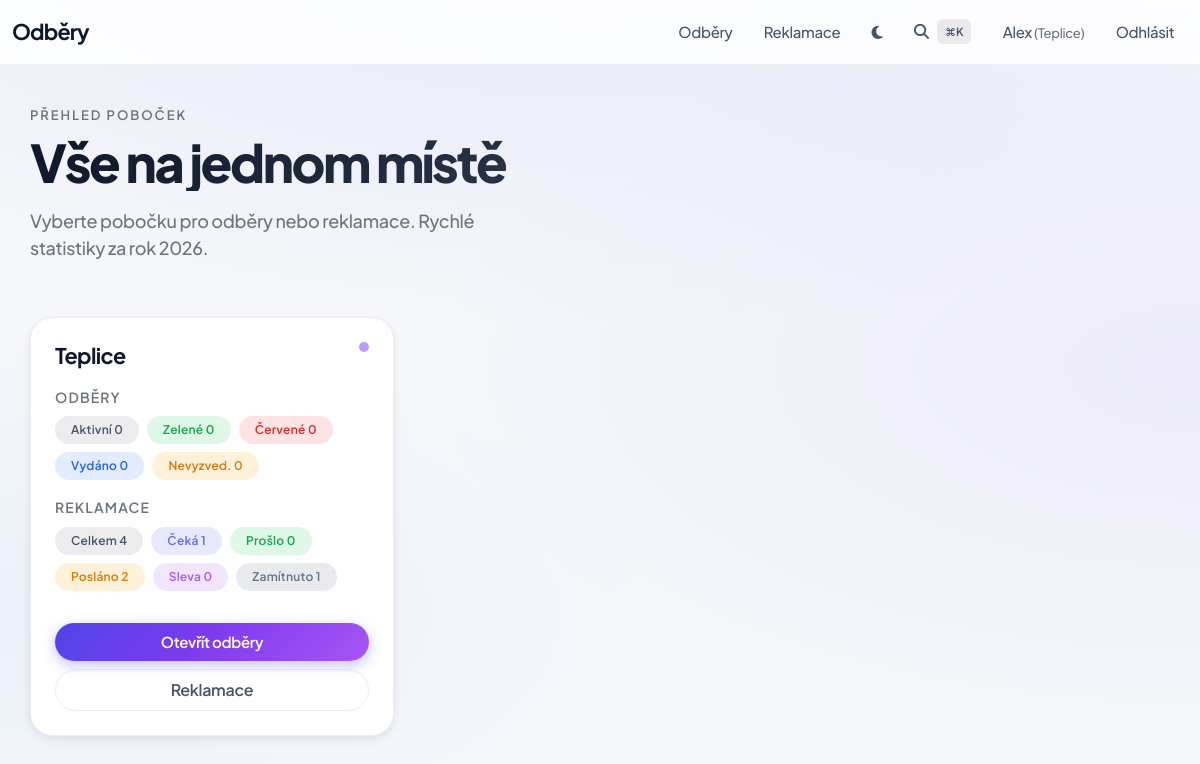
The app's page / (signed in) with its own data.
### app.py (models this page shows, shortened)
class User(UserMixin, db.Model):
    __tablename__ = 'users' if 'postgresql' in _db_url.lower() else 'user'  # "user" je rezervované v PostgreSQL
    id = db.Column(db.Integer, primary_key=True)
    username = db.Column(db.String(100), unique=True, nullable=False)
    password = db.Column(db.String(100), nullable=False)
    pin = db.Column(db.String(10), unique=True, nullable=True)  # PIN pro rychlé přihlášení
    pobocka_id = db.Column(db.Integer, db.ForeignKey('pobocka.id'), nullable=True)  # Přiřazená pobočka (zachováno pro zpětnou kompatibilitu)
    role = db.Column(db.String(20), default='user')  # 'admin' nebo 'user'
    jmeno = db.Column(db.String(100), nullable=True)  # Jméno uživatele pro zobrazení
    pobocka = db.relationship('Pobocka', foreign_keys=[pobocka_id], backref='users_old', lazy=True)  # Zpětná kompatibilita
    pobocky = db.relationship('Pobocka', secondary=user_pobocky, lazy='subquery', backref=db.backref('users', lazy=True))  # Many-to-many
    def is_admin(self) -> bool:
        return self.role == 'admin'

class Pobocka(db.Model):
    id = db.Column(db.Integer, primary_key=True)
    nazev = db.Column(db.String(100), nullable=False)
    adresa = db.Column(db.String(200), nullable=True)  # Adresa pobočky
    firma = db.Column(db.String(200), nullable=True)  # Název firmy

### app.py (the view)
@app.route('/')
def index():
    if not current_user.is_authenticated:
        return redirect(url_for('admin_login'))
    pobocky = get_user_pobocky()
    aktualni_rok = date.today().year
    reklamace_stat = get_reklamace_stats_for_pobocky(pobocky, rok=aktualni_rok)
    odbery_stat = get_odbery_stats_for_pobocky(pobocky, rok=aktualni_rok)
    return render_template('index.html', pobocky=pobocky, reklamace_stat=reklamace_stat, odbery_stat=odbery_stat, stat_rok=aktualni_rok)

### app.py (called while the page is built)
@app.teardown_appcontext
def shutdown_session(exception=None):
    db.session.remove()
    if exception:
        db.session.rollback()

def _is_postgresql():
    return 'postgresql' in _db_url.lower()

def _db_year_eq(column, year):
    y = int(year) if year is not None else None
    if y is None:
        return db.literal(False)
    if _is_postgresql():
        return db.func.extract('year', column) == y
    return db.func.strftime('%Y', column) == str(y)

@login_manager.user_loader
def load_user(user_id):
    try:
        return User.query.get(int(user_id))
    except (ValueError, TypeError):
        return None

def get_user_pobocky():
    if not current_user.is_authenticated:
        return Pobocka.query.all()  # Nepřihlášení vidí vše
    if current_user.is_admin():
        return Pobocka.query.all()
    elif current_user.pobocka_id:
        pobocka = Pobocka.query.get(current_user.pobocka_id)
        return [pobocka] if pobocka else []
    return []

### templates/index.html (shortened to what this page needs)
{% extends 'base.html' %}
{% block content %}
<section class="hero-index mb-5 pb-2 hero-stagger">
    <p class="hero-label text-secondary text-uppercase mb-2" style="font-size: 0.8125rem; letter-spacing: 0.15em; font-weight: 600;">Přehled poboček</p>
    <h1 class="hero-title mb-3">
        Vše na jednom místě
    </h1>
    <p class="hero-sub text-secondary mb-0" style="font-size: 1.125rem; max-width: 28rem; line-height: 1.5;">
        Vyberte pobočku pro odběry nebo reklamace. Rychlé statistiky za rok {{ stat_rok }}.
    </p>
</section>
<div class="row g-4">
    {% for pobocka in pobocky %}
    <div class="col-md-6 col-lg-4 reveal-card" style="--delay: {{ loop.index0 }};">
        <div class="card card-apple h-100 branch-card">
            <div class="card-body d-flex flex-column p-4 p-lg-4">
                <div class="d-flex align-items-start justify-content-between mb-3">
                    <h3 class="card-title mb-0 fw-bold" style="font-size: 1.35rem; letter-spacing: -0.03em; line-height: 1.3;">
                        {{ pobocka.nazev }}
                    </h3>
                    <span class="branch-dot"></span>
                </div>
                {% if odbery_stat %}
                    {% for o in odbery_stat if o.pobocka_id == pobocka.id %}
                        <div class="mb-3">
                            <p class="text-secondary small mb-2 text-uppercase fw-semibold" style="letter-spacing: 0.08em;">Odběry</p>
                            <div class="d-flex flex-wrap gap-2">
                                <span class="badge rounded-pill px-3 py-2 fw-semibold" style="background: var(--border); color: var(--text-secondary);">Aktivní {{ o.aktivni }}</span>
                                <span class="badge rounded-pill px-3 py-2 fw-semibold" style="background: rgba(34,197,94,0.15); color: #16a34a;">Zelené {{ o.zelene }}</span>
                                <span class="badge rounded-pill px-3 py-2 fw-semibold" style="background: rgba(239,68,68,0.15); color: #dc2626;">Červené {{ o.cervene }}</span>
                                <span class="badge rounded-pill px-3 py-2 fw-semibold" style="background: rgba(59,130,246,0.15); color: #2563eb;">Vydáno {{ o.vydano }}</span>
                                <span class="badge rounded-pill px-3 py-2 fw-semibold" style="background: rgba(245,158,11,0.15); color: #d97706;">Nevyzved. {{ o.nevyzvednuto }}</span>
                            </div>
                        </div>
                    {% endfor %}
                {% endif %}
                {% if reklamace_stat %}
                    {% for r in reklamace_stat if r.pobocka_id == pobocka.id %}
                        <div class="mb-4">
                            <p class="text-secondary small mb-2 text-uppercase fw-semibold" style="letter-spacing: 0.08em;">Reklamace</p>
                            <div class="d-flex flex-wrap gap-2">
                                <span class="badge rounded-pill px-3 py-2 fw-semibold" style="background: var(--border); color: var(--text-secondary);">Celkem {{ r.celkem }}</span>
                                <span class="badge rounded-pill px-3 py-2 fw-semibold" style="background: rgba(99,102,241,0.15); color: var(--accent-solid);">Čeká {{ r.ceka }}</span>
                                <span class="badge rounded-pill px-3 py-2 fw-semibold" style="background: rgba(34,197,94,0.15); color: #16a34a;">Prošlo {{ r.vymena }}</span>
                                <span class="badge rounded-pill px-3 py-2 fw-semibold" style="background: rgba(245,158,11,0.15); color: #d97706;">Posláno {{ r.poslano }}</span>
                                <span class="badge rounded-pill px-3 py-2 fw-semibold" style="background: rgba(168,85,247,0.15); color: #a855f7;">Sleva {{ r.sleva }}</span>
                                <span class="badge rounded-pill px-3 py-2 fw-semibold" style="background: rgba(100,116,139,0.15); color: #64748b;">Zamítnuto {{ r.zamitnuto }}</span>
                            </div>
                        </div>
                    {% endfor %}
                {% endif %}
                <div class="mt-auto d-flex flex-column gap-2 pt-2">
                    <a href="{{ url_for('branch', pobocka_id=pobocka.id) }}" class="btn btn-primary rounded-pill py-2 fw-semibold">Otevřít odběry</a>
                    <a href="{{ url_for('reklamace_branch', pobocka_id=pobocka.id) }}" class="btn btn-outline-secondary rounded-pill py-2 fw-semibold">Reklamace</a>
                </div>
            </div>
        </div>
    </div>
    {% endfor %}
</div>
{% endblock %}

### templates/base.html (shortened to what this page needs)
<!DOCTYPE html>
<html lang="cs">
<head>
    <link href="https://cdn.jsdelivr.net/npm/bootstrap@5.3.3/dist/css/bootstrap.min.css" rel="stylesheet">
    <link rel="stylesheet" href="https://cdnjs.cloudflare.com/ajax/libs/font-awesome/6.4.0/css/all.min.css">
</head>
<body>
    <nav class="navbar navbar-expand-lg navbar-apple navbar-light">
        <div class="container-fluid">
            <a class="navbar-brand" href="{{ url_for('index') }}">Odběry</a>
            <div class="collapse navbar-collapse" id="navbarNav">
                <ul class="navbar-nav ms-auto align-items-center gap-1">
                    <li class="nav-item">
                        <a class="nav-link" href="{{ url_for('index') }}">Odběry</a>
                    </li>
                    <li class="nav-item">
                        <a class="nav-link" href="{{ url_for('reklamace_index') }}">Reklamace</a>
                    </li>
                    <li class="nav-item">
                        <button id="theme-toggle" class="nav-link btn btn-link p-2" title="Motiv" style="border-radius:8px;">
                            <i id="theme-icon" class="fas fa-moon"></i>
                        </button>
                    </li>
                    <li class="nav-item">
                        <button type="button" class="nav-link btn btn-link d-flex align-items-center gap-2" id="open-command-palette" title="Rychlé vyhledávání (⌘K)">
                            <i class="fas fa-search"></i>
                            <span class="kbd-hint">⌘K</span>
                        </button>
                    </li>
                    {% if current_user.is_authenticated %}
                        <li class="nav-item">
                            <span class="nav-link py-2">
                                {{ current_user.jmeno or current_user.username }}
                                {% if current_user.pobocka_id and current_user.pobocka %}<small class="text-secondary">({{ current_user.pobocka.nazev }})</small>{% endif %}
                            </span>
                        </li>
                        <li class="nav-item">
                            <a class="nav-link" href="{{ url_for('logout') }}">Odhlásit</a>
                        </li>
                    {% else %}
                        <li class="nav-item">
                            <a class="nav-link" href="{{ url_for('admin_login') }}">Přihlášení</a>
                        </li>
                    {% endif %}
                </ul>
            </div>
        </div>
    </nav>
    <div class="container main-content">
        {% block content %}{% endblock %}
    </div>
</body>
</html>

### templates/base.html (style rules this page uses)
:root { --bg: #f5f7fa; --bg-mesh: radial-gradient(ellipse 85% 55% at 50% -15%, rgba(99,102,241,0.12), transparent), radial-gradient(ellipse 65% 45% at 100% 45%, rgba(139,92,246,0.08), transparent), radial-gradient(ellipse 55% 35% at 0% 75%, rgba(59,130,246,0.06), transparent); --surface: #ffffff; --surface-hover: #f8fafc; --text: #0f172a; --text-secondary: #475569; --accent: linear-gradient(135deg, #4f46e5 0%, #7c3aed 45%, #a855f7 100%); --accent-solid: #6366f1; --accent-glow: rgba(99,102,241,0.4); --border: rgba(15,23,42,0.08); --shadow-sm: 0 1px 3px rgba(0,0,0,0.06); --shadow: 0 4px 12px rgba(0,0,0,0.06), 0 2px 6px rgba(0,0,0,0.04); --shadow-lg: 0 24px 32px -8px rgba(0,0,0,0.1); --shadow-xl: 0 32px 56px -12px rgba(0,0,0,0.18); --radius: 14px; --radius-lg: 22px; --radius-xl: 28px; --nav-bg: rgba(255,255,255,0.82); --nav-border: rgba(0,0,0,0.05); --table-header-bg: #f1f5f9; --table-header-text: #0f172a; --card-bg: #f8fafc; }
* { -webkit-tap-highlight-color: transparent; box-sizing: border-box; }
html { scroll-behavior: smooth; }
body { background: var(--bg); background-image: var(--bg-mesh); background-attachment: fixed; color: var(--text); font-family: 'Plus Jakarta Sans', -apple-system, BlinkMacSystemFont, sans-serif; font-size: 16px; font-weight: 500; line-height: 1.6; letter-spacing: -0.02em; min-height: 100vh; opacity: 0; animation: pageIn 0.6s cubic-bezier(0.4,0,0.2,1) forwards; }
.navbar-apple { background: var(--nav-bg) !important; backdrop-filter: saturate(180%) blur(24px); -webkit-backdrop-filter: saturate(180%) blur(24px); border-bottom: 1px solid var(--nav-border); padding: 0.6rem 0; transition: background 0.3s, border-color 0.3s; }
.navbar-brand { font-weight: 700; font-size: 1.35rem; letter-spacing: -0.04em; color: var(--text) !important; transition: opacity 0.2s; }
.nav-link { color: var(--text-secondary) !important; font-weight: 500; font-size: 0.9375rem; padding: 0.5rem 0.85rem !important; border-radius: 12px; transition: color 0.2s, background 0.2s, transform 0.2s; }
.btn-primary { background: var(--accent); color: #fff !important; border: none; border-radius: 999px; font-weight: 600; font-size: 0.9375rem; padding: 0.65rem 1.5rem; box-shadow: 0 4px 14px var(--accent-glow); transition: transform 0.2s, box-shadow 0.25s, filter 0.2s; }
.btn-outline-secondary { border-radius: 999px; font-weight: 500; border-width: 1.5px; transition: all 0.2s; color: var(--text-secondary); border-color: var(--border); }
.card-apple { background: var(--surface); border: 1px solid var(--border); border-radius: var(--radius-lg); box-shadow: var(--shadow); overflow: hidden; transition: transform 0.35s cubic-bezier(0.4,0,0.2,1), box-shadow 0.35s, border-color 0.3s; }
.card-body { color: var(--text); }
.badge { font-weight: 600; border-radius: 8px; font-size: 0.75rem; letter-spacing: 0.02em; }
.kbd-hint { padding: 0.25rem 0.5rem; font-size: 0.7rem; font-weight: 600; background: var(--border); border-radius: 6px; color: var(--text-secondary); }
.main-content { padding: 2.5rem 0 5rem; }

### templates/index.html (style rules this page uses)
.hero-title { font-size: clamp(2.25rem, 5vw, 3.25rem); font-weight: 800; letter-spacing: -0.045em; line-height: 1.1; background: linear-gradient(135deg, var(--text) 0%, var(--text-secondary) 100%); -webkit-background-clip: text; -webkit-text-fill-color: transparent; background-clip: text; }
.branch-dot { width: 10px; height: 10px; border-radius: 50%; background: linear-gradient(135deg, var(--accent-solid), #a855f7); opacity: 0.6; flex-shrink: 0; margin-left: 0.5rem; }
.reveal-card { opacity: 0; transform: translateY(24px); transition: opacity 0.6s cubic-bezier(0.4,0,0.2,1), transform 0.6s cubic-bezier(0.4,0,0.2,1); transition-delay: calc(var(--delay, 0) * 0.08s); }
.reveal-card.visible { opacity: 1; transform: translateY(0); }
.hero-stagger .hero-label { opacity: 0; transform: translateY(8px); animation: heroIn 0.5s ease 0.1s forwards; }
.hero-stagger .hero-title { opacity: 0; transform: translateY(12px); animation: heroIn 0.6s cubic-bezier(0.4,0,0.2,1) 0.2s forwards; }
.hero-stagger .hero-sub { opacity: 0; transform: translateY(8px); animation: heroIn 0.5s ease 0.35s forwards; }

### records on screen
User: jmeno "Alex", aktivni "0", zelene "0", cervene "0", vydano "0", nevyzvednuto "0", celkem "4", ceka "1", vymena "0", poslano "2", sleva "0", zamitnuto "1"
Pobocka: pobocka.nazev "Teplice", nazev "Teplice"
